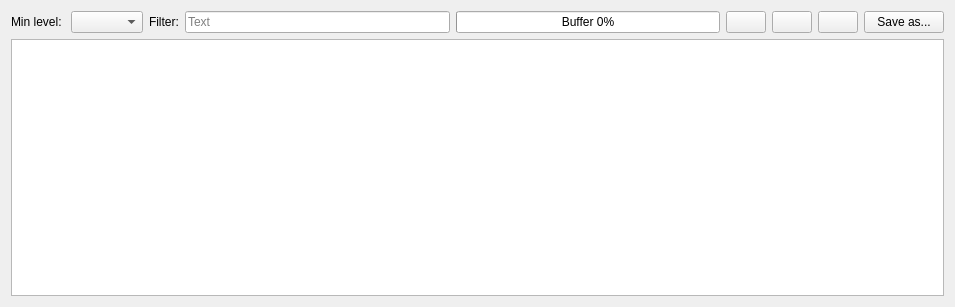
<?xml version="1.0" encoding="UTF-8"?>
<ui version="4.0">
 <class>hb::logviewer::LogViewerTab</class>
 <widget class="QWidget" name="hb::logviewer::LogViewerTab">
  <property name="geometry">
   <rect>
    <x>0</x>
    <y>0</y>
    <width>955</width>
    <height>307</height>
   </rect>
  </property>
  <property name="windowTitle">
   <string>LogViewer</string>
  </property>
  <layout class="QVBoxLayout" name="verticalLayout">
   <item>
    <layout class="QHBoxLayout" name="horizontalLayout">
     <item>
      <widget class="QLabel" name="label">
       <property name="text">
        <string>Min level: </string>
       </property>
      </widget>
     </item>
     <item>
      <widget class="QComboBox" name="qcb_level"/>
     </item>
     <item>
      <widget class="QLabel" name="label_2">
       <property name="text">
        <string>Filter:</string>
       </property>
      </widget>
     </item>
     <item>
      <widget class="QLineEdit" name="qle_filter_text">
       <property name="placeholderText">
        <string>Text</string>
       </property>
      </widget>
     </item>
     <item>
      <widget class="QProgressBar" name="qpb_buffer">
       <property name="value">
        <number>0</number>
       </property>
       <property name="alignment">
        <set>Qt::AlignLeading|Qt::AlignLeft|Qt::AlignVCenter</set>
       </property>
       <property name="textVisible">
        <bool>true</bool>
       </property>
       <property name="orientation">
        <enum>Qt::Horizontal</enum>
       </property>
       <property name="invertedAppearance">
        <bool>false</bool>
       </property>
       <property name="textDirection">
        <enum>QProgressBar::TopToBottom</enum>
       </property>
       <property name="format">
        <string>Buffer %p%</string>
       </property>
      </widget>
     </item>
     <item>
      <widget class="QPushButton" name="qpb_clear">
       <property name="text">
        <string/>
       </property>
       <property name="icon">
        <iconset resource="../resources/HbLogViewer.qrc">
         <normaloff>:/images/garbage.png</normaloff>:/images/garbage.png</iconset>
       </property>
      </widget>
     </item>
     <item>
      <widget class="QPushButton" name="qpb_freeze">
       <property name="text">
        <string/>
       </property>
       <property name="icon">
        <iconset resource="../resources/HbLogViewer.qrc">
         <normaloff>:/images/stop.png</normaloff>:/images/stop.png</iconset>
       </property>
       <property name="checkable">
        <bool>true</bool>
       </property>
       <property name="checked">
        <bool>false</bool>
       </property>
      </widget>
     </item>
     <item>
      <widget class="QPushButton" name="qpb_adjust_content">
       <property name="text">
        <string/>
       </property>
       <property name="icon">
        <iconset resource="../resources/HbLogViewer.qrc">
         <normaloff>:/images/adjust.png</normaloff>:/images/adjust.png</iconset>
       </property>
      </widget>
     </item>
     <item>
      <widget class="QPushButton" name="qpb_save_as">
       <property name="text">
        <string>Save as...</string>
       </property>
       <property name="icon">
        <iconset resource="../resources/HbLogViewer.qrc">
         <normaloff>:/images/save.png</normaloff>:/images/save.png</iconset>
       </property>
      </widget>
     </item>
    </layout>
   </item>
   <item>
    <widget class="QTableView" name="qtv_log"/>
   </item>
  </layout>
 </widget>
 <tabstops>
  <tabstop>qtv_log</tabstop>
 </tabstops>
 <resources>
  <include location="../resources/HbLogViewer.qrc"/>
 </resources>
 <connections/>
</ui>
